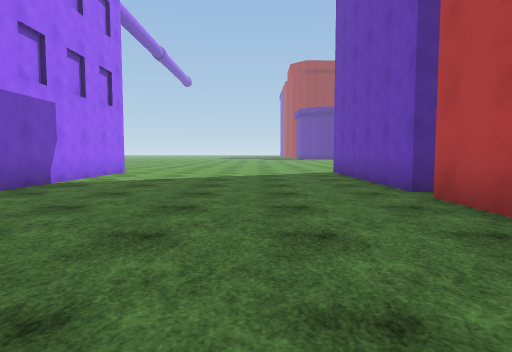
view 1 (above)

24 first-person views from a walk through a Unity game level. The camera is 1.2 m above the floor, tilts 4° down and sees 75° across. The floor is counted in squares, 2 m on a side. Each view is taken from the middle of a square. On the plan, view 1 faces up. The plan holds only what a view shows up to about 10 squares ahead; the rest is blank. The place goes on beyond the plan. The player is left out. Some animated figures are not drawn. Surface patterns are stand-ins for the level's own textures.

view 2
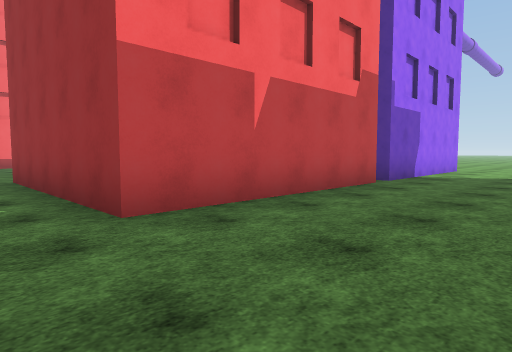

view 3
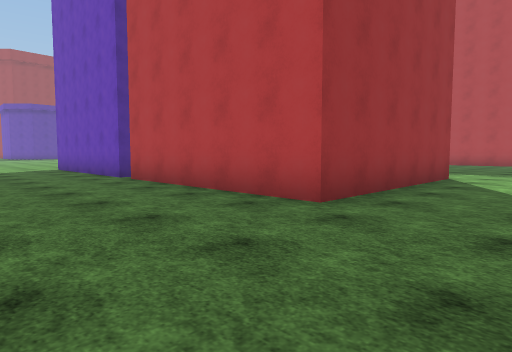

view 4
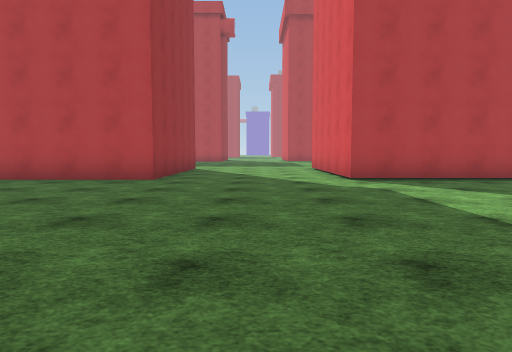

view 5
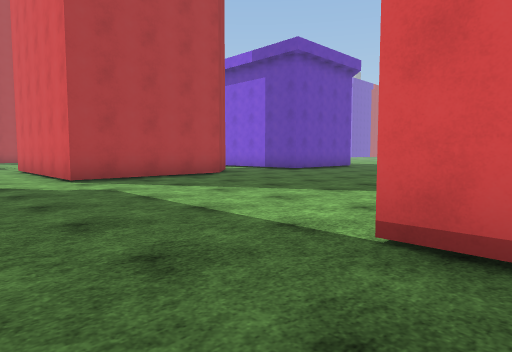

view 6
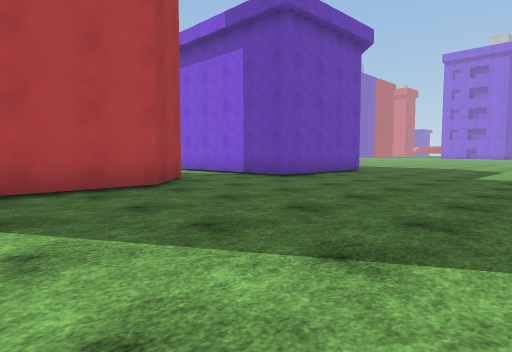

view 7
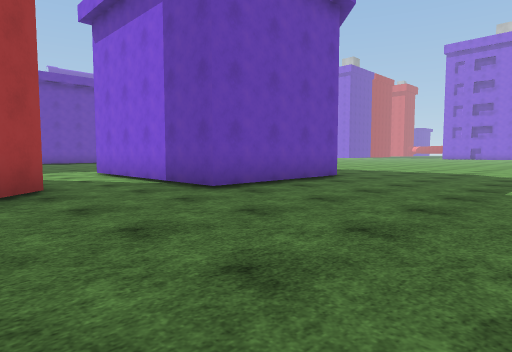

view 8
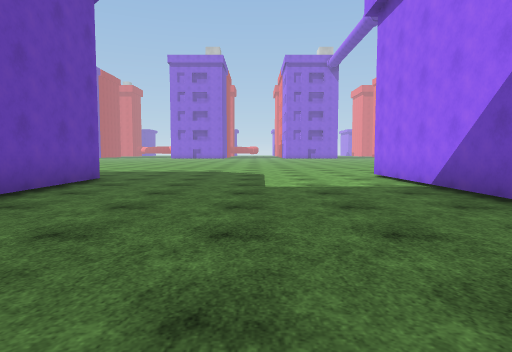

view 9
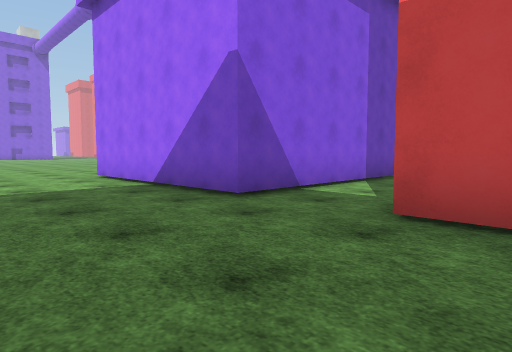

view 10
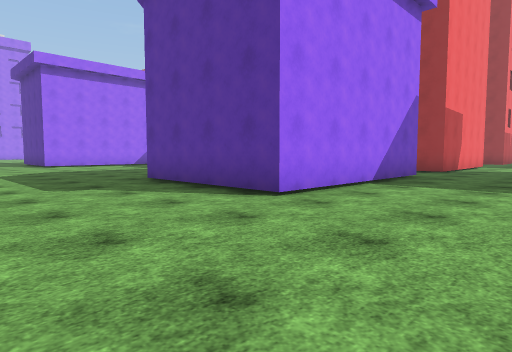

view 11
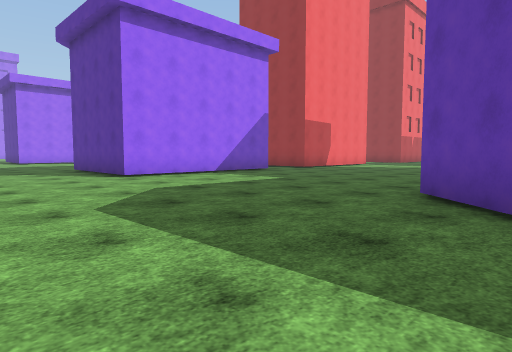

view 12
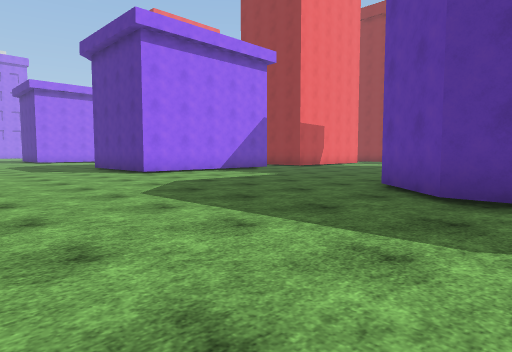

view 13
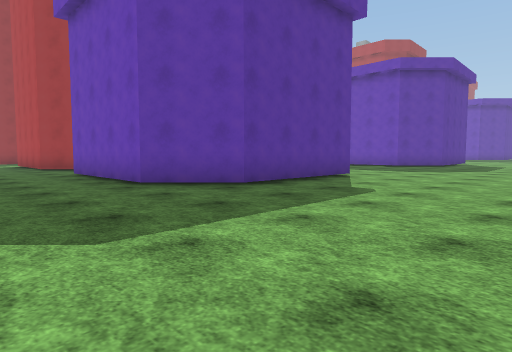

view 14
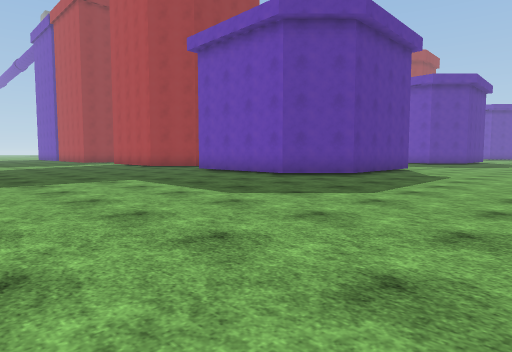

view 15
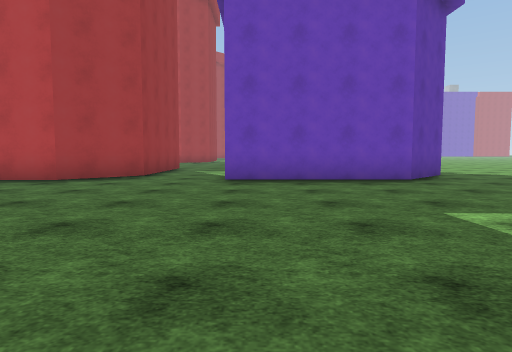

view 16
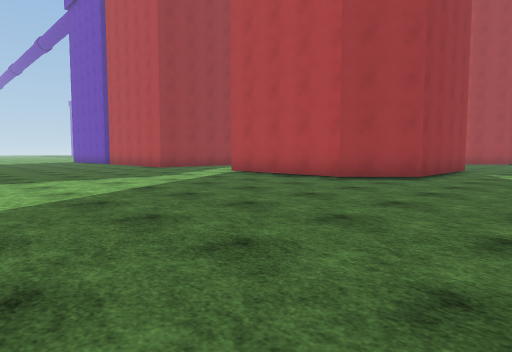

view 17
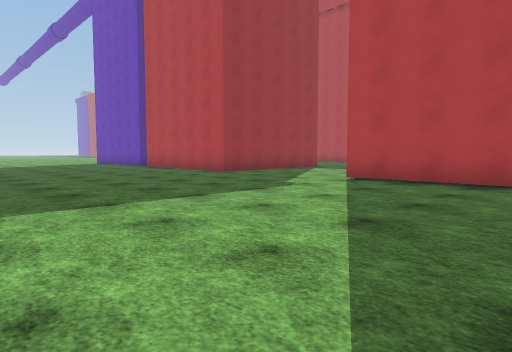

view 18
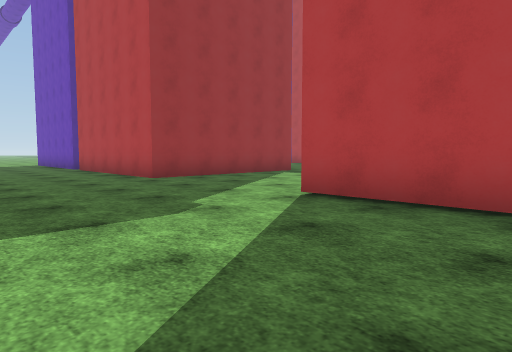

view 19
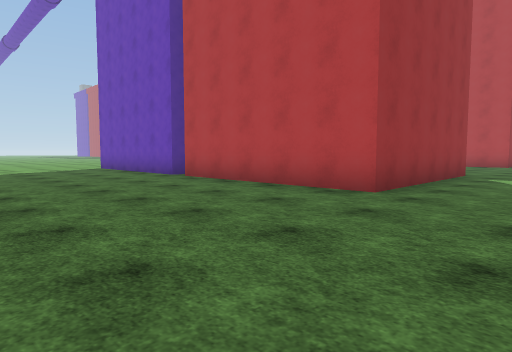

view 20
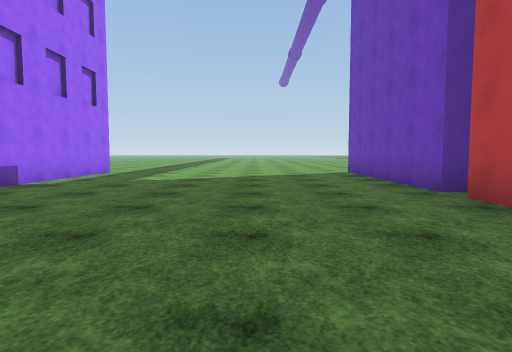

view 21
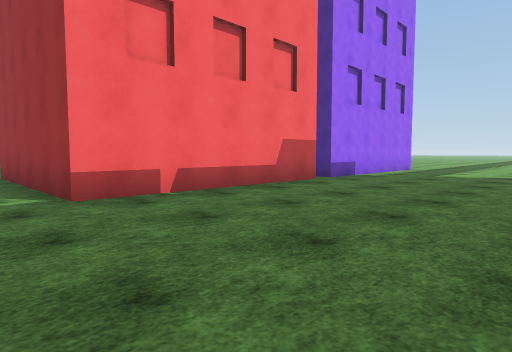

view 22
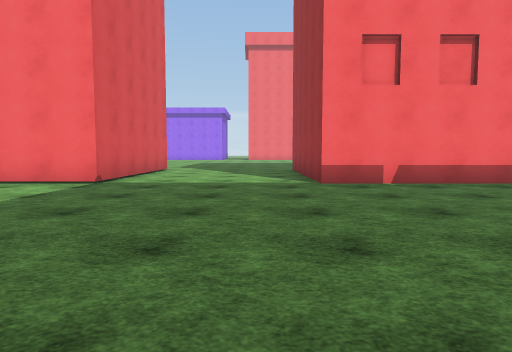

view 23
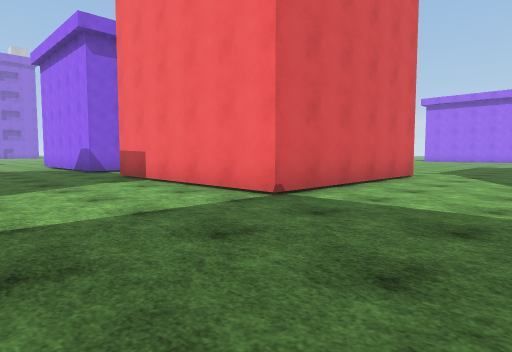

view 24
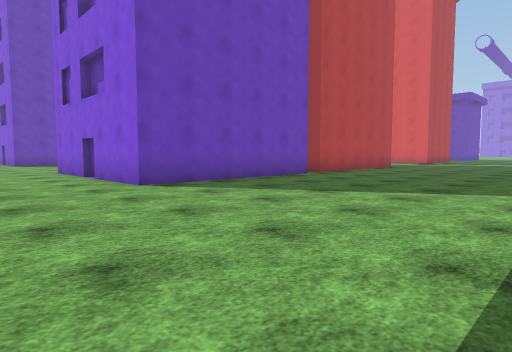

### Floor plan
Points are (right, up) in squares from view 1. A wall is a line through its corners. A room is listed if a view was taken in it or the views show most of it. See-through windows are left out.
Room 1 (views 1, 2, 3, 4, 5, 6, 7, 8, 9, 10, 11, 12, 13, 14, 15, 16, 17, 18, 19, 20, 21, 22, 23, 24)
walls: (-4.8, -5.1) (-4, -5.1); (-4, -9.4) (-4, -10.3) (-7.8, -10.3) (-9.2, -8.9) (-9.2, -5); (-9.2, -12.4) (-4, -12.4) (-4, -17.5) (-7.8, -17.5) (-9.2, -16.2) (-9.2, -12.4); (-4, 4.5) (-4, -0.7) (-9.2, -0.7) (-9.2, 4.5); (-9.2, 5.1) (-9.2, 10.2) (-6.9, 10.2); (3.7, -10.3) (2.4, -8.9) (2.4, -5.1) (6.5, -5.1); (-16.5, 4.5) (-16.5, -0.7) (-20.5, -0.7); (-16.9, -12.4) (-16.5, -12.4) (-16.5, -12.8); (2.4, 5) (2.4, 10.1); (-20.5, -5.1) (-16.5, -5.1) (-16.5, -10.2); (6.5, -0.7) (2.4, -0.7) (2.4, 4.5); (-6.2, 10.2) (-4, 10.2) (-4, 5); (-16.5, 10) (-16.5, 5.1); (4.5, -17.5) (3.7, -17.5) (2.4, -16.2) (2.4, -12.4) (6.5, -12.4)

Where each view was taken, in squares from view 1:
view 1: 0 up, 0 right, facing up
view 2: 2 down, 1 left, facing up-left
view 3: 3 down, 1 left, facing up-right
view 4: 3 down, 5 left, facing right
view 5: 3 down, 5 left, facing down-right
view 6: 6 down, 3 left, facing down-right
view 7: 9 down, 2 left, facing down-right
view 8: 9 down, 1 left, facing down
view 9: 9 down, 1 left, facing down-left
view 10: 21 down, 1 left, facing up-left
view 11: 21 down, 4 right, facing up-left
view 12: 22 down, 5 right, facing up-left
view 13: 22 down, 12 left, facing up-right
view 14: 22 down, 16 left, facing up-right
view 15: 13 down, 16 left, facing right
view 16: 13 down, 16 left, facing up-right
view 17: 9 down, 16 left, facing up-right
view 18: 8 down, 13 left, facing up-right
view 19: 3 down, 14 left, facing up-right
view 20: 0 up, 12 left, facing up
view 21: 2 down, 12 left, facing up-left
view 22: 2 down, 10 left, facing left
view 23: 2 down, 13 left, facing down-left
view 24: 13 up, 15 left, facing down-right
